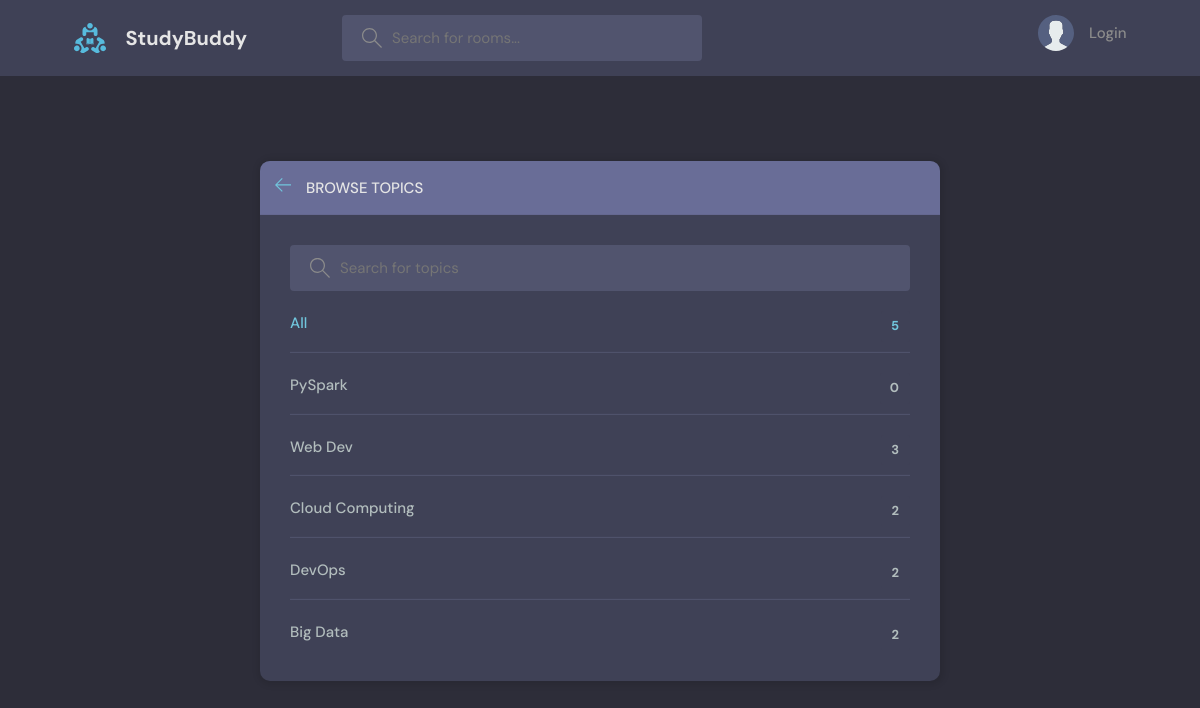
/topics_list, run on an earlier commit of the app's database.
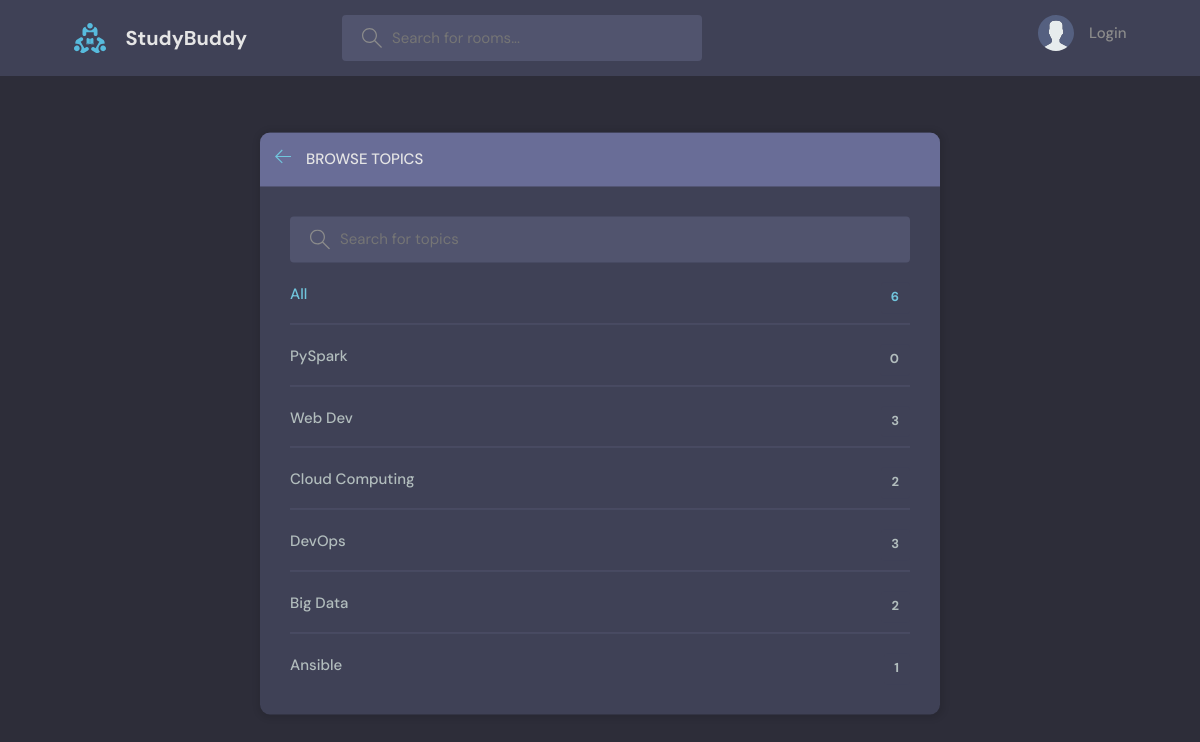
And on a later commit of the database.
### base/models.py (models this page shows, shortened)
class Topic ( models.Model ) :
    name = models.CharField( max_length = 50 )

### base/views.py (the view)
def topics_list ( request ) :
    if request.GET.get( 'query' ) is not None :
        query = request.GET.get( 'query' )
    else :
        query = ''
    topics = Topic.objects.filter ( name__icontains = query )
    context = { "topics" : topics }
    return render ( request , 'base/topics.html' , context )

### base/templates/base/topics.html (shortened to what this page needs)
{% extends 'main.html' %}
{% block body %}
    <main class="create-room layout">
      <div class="container">
        <div class="layout__box">
          <div class="layout__boxHeader">
            <div class="layout__boxTitle">
              <a href="{{ request.META.HTTP_REFERER }}">
                <svg version="1.1" xmlns="http://www.w3.org/2000/svg" width="32" height="32" viewBox="0 0 32 32">
                  <title>Go Back</title>
                  <path
                    d="M13.723 2.286l-13.723 13.714 13.719 13.714 1.616-1.611-10.96-10.96h27.625v-2.286h-27.625l10.965-10.965-1.616-1.607z"
                  ></path>
                </svg>
              </a>
              <h3>Browse Topics</h3>
            </div>
          </div>
          <div class="topics-page layout__body">
            <form class="header__search" action="" method="GET">
              <label>
                <input name="query" placeholder="Search for topics" />
              </label>
            </form>
            <ul class="topics__list">
              <li>
                <a href="{% url 'topics_list' %}" class="active">All <span>{{ topics.count }}</span></a>
              </li>
              {% for topic in topics %}
                <li>
                  <a href="{% url 'home' %}?query={{ topic.name }}">
                    {{ topic.name }} <span>{{ topic.room_set.all.count }}</span>
                  </a>
                </li>
              {% endfor %}
            </ul>
          </div>
        </div>
      </div>
    </main>
{% endblock body %}

What changed in the data, as far as the page shows it:
computed for Topic "DevOps": room_set.all.count "2" → "3"
added Topic: name "Ansible", room_set.all.count "1"
Also different on the page:
{{ topics.count }}: "5" → "6"
